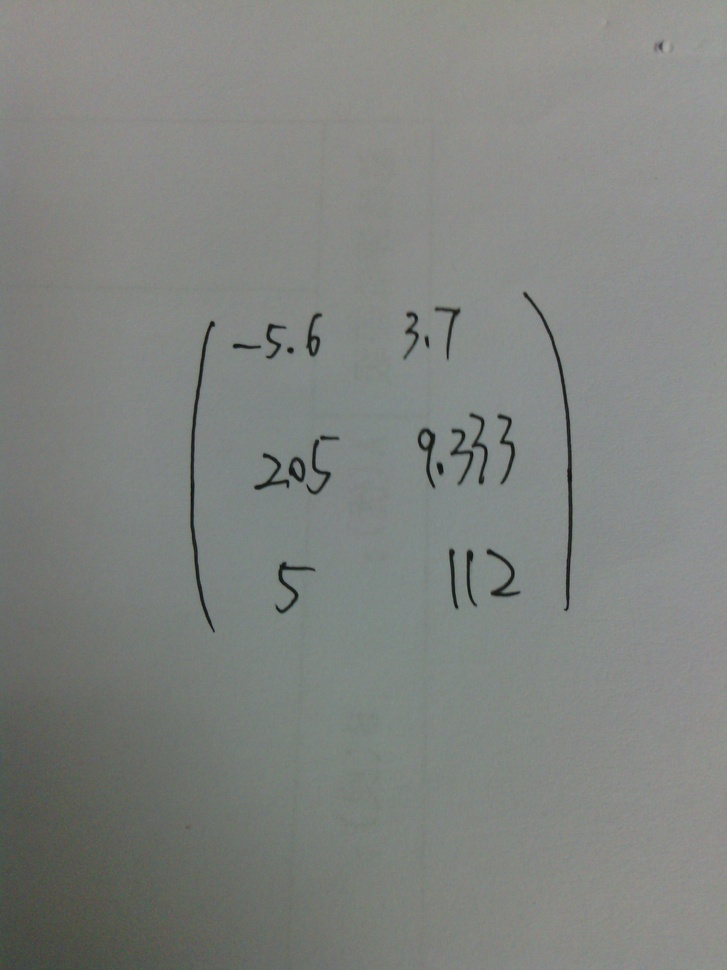
//> input picture CvWork/idCardRecogLib/viMatrixCalculator/Resourses/测试图像/pic32.jpg, 727 x 970 px, shrunk from 1944 x 2592 before the run
$ ./getHandRgn '../../CvWork/idCardRecogLib/viMatrixCalculator/Resourses/测试图像/pic32.jpg'   (built with g++ and OpenCV 4)
//> lines starting //> are read from the running program, lines starting //| are printed output that depends on the picture; after the words box and inside, x2 and y2 are one past the last pixel; in counts of white or black regions, pixels touching at a corner belong together
#include "highgui.h"
#include "cv.h"
using namespace std;


//使用ROI取得特定关心区域
int main(int argc, char** argv)
{
	IplImage *src=cvLoadImage(argv[1], CV_LOAD_IMAGE_COLOR);
//> src is the input picture: 970 rows x 727 cols, CV_8UC3; mean B, G, R 127.8, 131.3, 128.2
	IplImage * gray=0;
	IplImage * binary=0;

	CvRect rect;
	rect.x=0;
	rect.y=0;
	rect.width=200;
	rect.height=200;
	cvSetImageROI(src, rect);
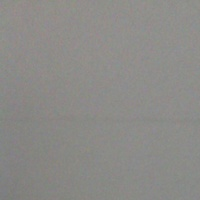
//> src: 200 rows x 200 cols, CV_8UC3; mean B, G, R 135.8, 138.8, 139.9

	gray=cvCreateImage(cvGetSize(src), IPL_DEPTH_8U, 1);
	cvCvtColor(src, gray, CV_BGR2GRAY);
	binary=cvCreateImage(cvGetSize(gray), IPL_DEPTH_8U, 1);
	cvThreshold(gray, binary, 15, 255, CV_THRESH_OTSU | CV_THRESH_BINARY_INV);
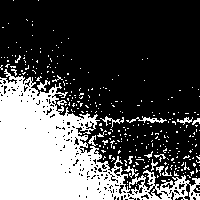
//> binary: 200 rows x 200 cols, CV_8UC1; 32% white; 300 white regions (285 under 20 px), largest, box (x1, y1, x2, y2) and area: (0, 69, 200, 200) 11371, (126, 116, 167, 123) 107, (100, 116, 124, 128) 75
	cvShowImage("dst1", src);
	cvShowImage("dst2", gray);
	cvShowImage("dst3", binary);

	cvResetImageROI(src);
	cvShowImage("src", src);

	cvWaitKey(0);
	cvReleaseImage(&src);
	cvReleaseImage(&gray);
	cvReleaseImage(&binary);
	cvDestroyAllWindows();

	return 0;
}

$ run again, on CvWork/idCardRecogLib/viMatrixCalculator/Resourses/测试图像/001.jpg
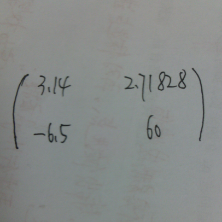
//> input picture CvWork/idCardRecogLib/viMatrixCalculator/Resourses/测试图像/001.jpg, 222 x 222 px
//> src is the input picture: 222 rows x 222 cols, CV_8UC3; mean B, G, R 136.8, 138.3, 134.6
//> `cvSetImageROI(src, rect);`:
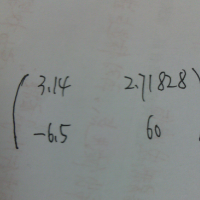
//> src: 200 rows x 200 cols, CV_8UC3; mean B, G, R 136.4, 138, 134.3
//> `cvThreshold(gray, binary, 15, 255, CV_THRESH_OTSU | CV_THRESH_BINARY_I..`:
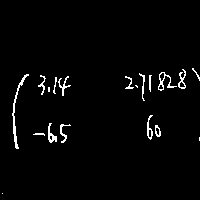
//> binary: 200 rows x 200 cols, CV_8UC1; 2.3% white in thin lines or dots, all inside (x1, y1, x2, y2) = (2, 68, 200, 194)

$ run again, on CvWork/idCardRecogLib/viMatrixCalculator/Resourses/测试图像/003.jpg
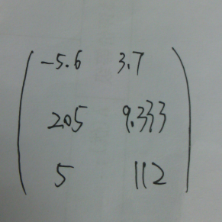
//> input picture CvWork/idCardRecogLib/viMatrixCalculator/Resourses/测试图像/003.jpg, 222 x 222 px
//> src is the input picture: 222 rows x 222 cols, CV_8UC3; mean B, G, R 139.9, 141.6, 135.6
//> `cvSetImageROI(src, rect);`:
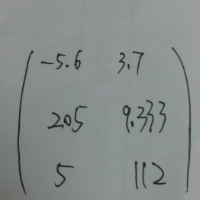
//> src: 200 rows x 200 cols, CV_8UC3; mean B, G, R 138.8, 140.5, 134.3
//> `cvThreshold(gray, binary, 15, 255, CV_THRESH_OTSU | CV_THRESH_BINARY_I..`:
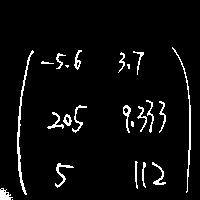
//> binary: 200 rows x 200 cols, CV_8UC1; 4.6% white in thin lines or dots, all inside (x1, y1, x2, y2) = (0, 47, 191, 200)

$ run again, on CvWork/idCardRecogLib/viMatrixCalculator/Resourses/测试图像/004.jpg
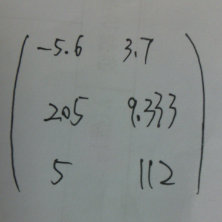
//> input picture CvWork/idCardRecogLib/viMatrixCalculator/Resourses/测试图像/004.jpg, 222 x 222 px
//> src is the input picture: 222 rows x 222 cols, CV_8UC3; mean B, G, R 134.4, 136.2, 131.6
//> `cvSetImageROI(src, rect);`:
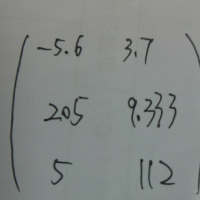
//> src: 200 rows x 200 cols, CV_8UC3; mean B, G, R 133.3, 135.3, 130.8
//> `cvThreshold(gray, binary, 15, 255, CV_THRESH_OTSU | CV_THRESH_BINARY_I..`:
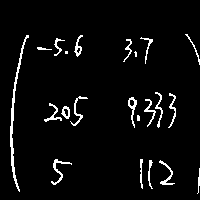
//> binary: 200 rows x 200 cols, CV_8UC1; 4.4% white in thin lines or dots, all inside (x1, y1, x2, y2) = (10, 34, 200, 194)
